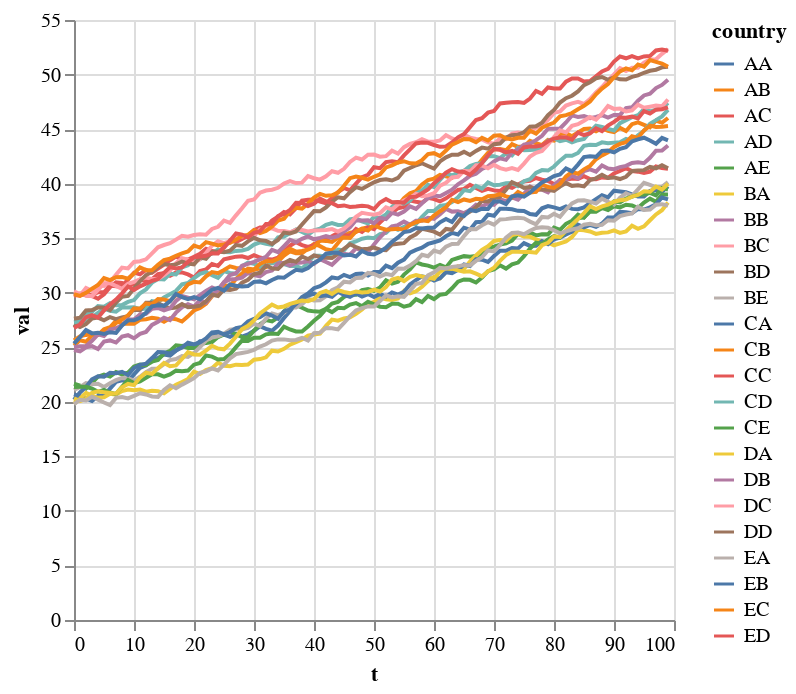

Notebook code for this chart:
### Code cell
# Spaghetti
alt.Chart(data).mark_line().encode(
    color="country", y="val", x="t"
)

### Figure 1 — Vega-Lite specification as saved in the notebook (floating-point values rounded to 4 significant figures; data arrays with more than 128 entries replaced by an {"elided": "..."} marker saying what was removed)
{"config": {"view": {"continuousWidth": 300, "continuousHeight": 300}}, "data": {"name": "data-c9bb8c97fb5e80e6964753840972258a"}, "mark": {"type": "line"}, "encoding": {"color": {"field": "country", "type": "nominal"}, "x": {"field": "t", "type": "quantitative"}, "y": {"field": "val", "type": "quantitative"}}, "$schema": "https://vega.github.io/schema/vega-lite/v5.20.1.json", "datasets": {"data-c9bb8c97fb5e80e6964753840972258a": {"elided": "2300 records"}}}
